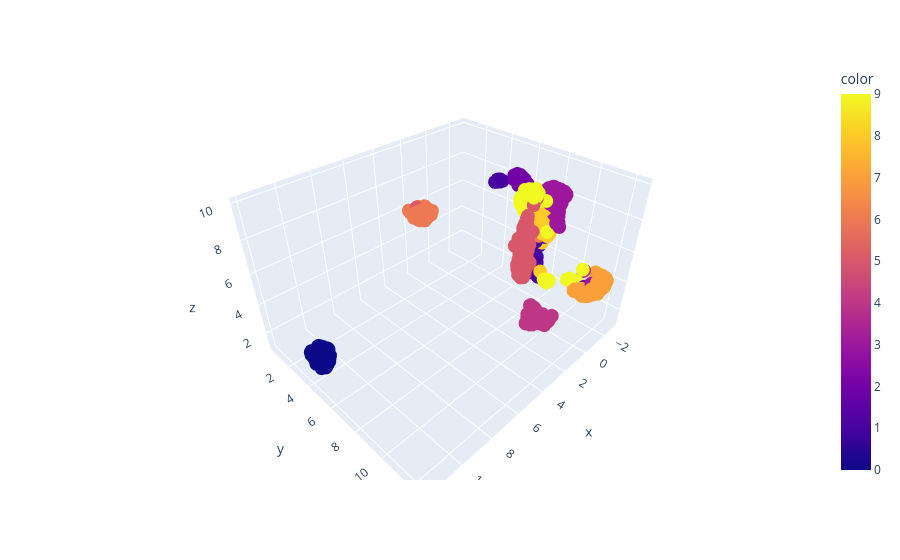

Here is the notebook cell this chart was saved with:
### Markdown cell above
## Example - MNIST Data

https://umap-learn.readthedocs.io/en/latest/basic_usage.html

### Code cell
import pandas as pd
from sklearn.datasets import load_digits

# get digits data
digits = load_digits()

# make dataframe
digits_df = pd.DataFrame(digits.data[:,1:11])
digits_df['digit'] = pd.Series(digits.target).map(lambda x: 'Digit {}'.format(x))

# calculate embedding with 2 n_components
embedding_2_comp = calculate_embedding(data=digits.data, n_components=2)

# visualize embedding (static display)
plot_umap(embedding_2_comp, target=digits.target) 

# calculate embedding with 3 n_components
embedding_3_comp = calculate_embedding(data=digits.data, n_components=3)

# visualize 3d embedding (interactive display)
df_embedding = pd.DataFrame(embedding_3_comp, columns=['x', 'y', 'z'])
df_target = pd.DataFrame(digits.target, columns=['color'])
dataframe = pd.concat([df_embedding, df_target], axis=1)

plot_umap_3d(dataframe, hue='color')

### Figure 1 — Plotly figure (JSON) as saved in the notebook; plotly's stock layout.template omitted (floating-point values rounded to 4 significant figures; data arrays with more than 128 entries replaced by an {"elided": "..."} marker saying what was removed)
{"data": [{"hovertemplate": "x=%{x}<br>y=%{y}<br>z=%{z}<br>color=%{marker.color}<extra></extra>", "legendgroup": "", "marker": {"color": {"elided": "1797 int values"}, "coloraxis": "coloraxis", "symbol": "circle"}, "mode": "markers", "name": "", "scene": "scene", "showlegend": false, "type": "scatter3d", "x": {"elided": "1797 float values"}, "y": {"elided": "1797 float values"}, "z": {"elided": "1797 float values"}}], "layout": {"coloraxis": {"colorbar": {"title": {"text": "color"}}, "colorscale": [[0, "#0d0887"], [0.1111, "#46039f"], [0.2222, "#7201a8"], [0.3333, "#9c179e"], [0.4444, "#bd3786"], [0.5556, "#d8576b"], [0.6667, "#ed7953"], [0.7778, "#fb9f3a"], [0.8889, "#fdca26"], [1, "#f0f921"]]}, "legend": {"tracegroupgap": 0}, "margin": {"t": 60}, "scene": {"domain": {"x": [0, 1], "y": [0, 1]}, "xaxis": {"title": {"text": "x"}}, "yaxis": {"title": {"text": "y"}}, "zaxis": {"title": {"text": "z"}}}}}
